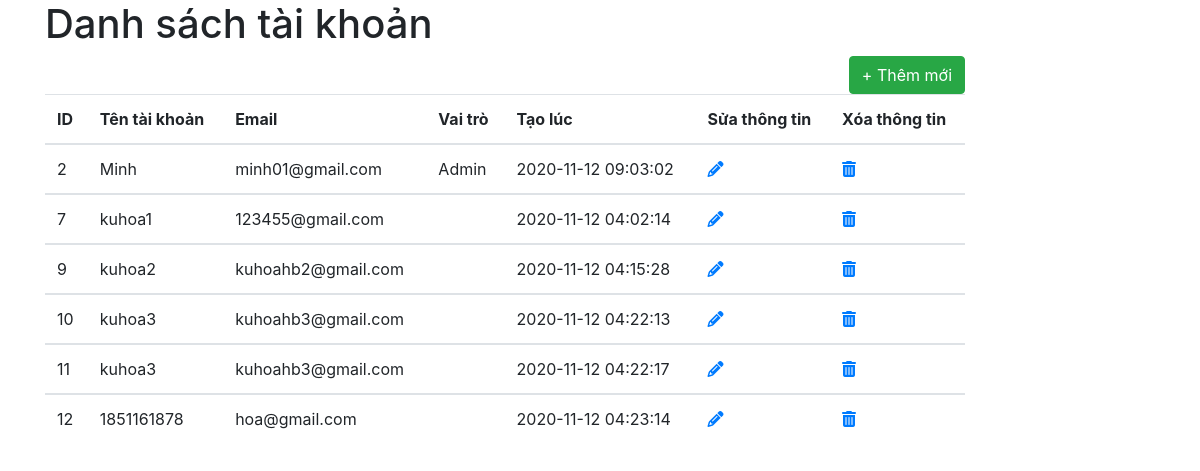
Screenshot of /Login-signup/index-user.php with the database file from the repository.
### tables this page shows
CREATE TABLE `users` (
  `id` mediumint(6) NOT NULL,
  `username` varchar(30) NOT NULL,
  `email` varchar(60) NOT NULL,
  `role` enum('Author','Admin','','') DEFAULT 'Author',
  `password` char(60) NOT NULL,
  `created_at` timestamp NOT NULL DEFAULT current_timestamp() ON UPDATE current_timestamp()
);

### Login-signup/function.php (called while the page is built, shortened)
<?php
    function getAllUser(){
        global $conn;
        $sql = "SELECT * FROM users";
        $result = mysqli_query($conn, $sql);
        $user = mysqli_fetch_all($result);
        return $user;
    }
?>

### Login-signup/index-user.php (the view, shortened to what this page needs)
<!DOCTYPE html>
<html lang="en">
<head>
    <link rel="stylesheet" href="https://stackpath.bootstrapcdn.com/bootstrap/4.2.1/css/bootstrap.min.css">
</head>
<body>
    <div class="container">
        <div class="row">
            <div class="col-md-10">
                <h1>Danh sách tài khoản</h1>
                <a name="" id="" class="btn btn-success float-right" href="register.php" role="button">+ Thêm mới</a>
                <table class="table">
                    <thead>
                        <tr>
                            <th>ID</th>
                            <th>Tên tài khoản</th>
                            <th>Email</th>
                            <th>Vai trò</th>
                            <th>Tạo lúc</th>
                            <th>Sửa thông tin</th>
                            <th>Xóa thông tin</th>
                        </tr>
                    </thead>
                    <?php
                        require_once 'connect.php';
                        require_once 'function.php';
                        $user = getAllUser();
                        foreach ($user as $row) {
                    ?>
                    <tbody>
                            <tr>
                                <td scope="row"><?php echo $row['0'];?></td>
                                <td><?php echo $row['1'];?></td>
                                <td><?php echo $row['2'];?></td>
                                <td><?php echo $row['3'];?></td>
                                <td><?php echo $row['5'];?></td>
                                <td><a href="sua.php?id= <?php echo $row['0'];?>"><i class="fa fa-pencil mr-2"></i></a></td>
                                <td><a href="xoa.php?id= <?php echo $row['0'];?>"><i class="fas fa-trash-alt"></i></a></td>
                            </tr>
                    <?php
                        }
                    ?>
                    </tbody>
                </table>
            </div>
        </div>
    </div>
</body>
</html>

### rows the page displays
users: id "2", username "Minh", email "minh01@gmail.com", role "Admin", created_at "2020-11-12 09:03:02"
users: id "7", username "kuhoa1", email "123455@gmail.com", created_at "2020-11-12 04:02:14"
users: id "9", username "kuhoa2", email "kuhoahb2@gmail.com", created_at "2020-11-12 04:15:28"
users: id "10", username "kuhoa3", email "kuhoahb3@gmail.com", created_at "2020-11-12 04:22:13"
users: id "11", username "kuhoa3", email "kuhoahb3@gmail.com", created_at "2020-11-12 04:22:17"
users: id "12", username "1851161878", email "hoa@gmail.com", created_at "2020-11-12 04:23:14"
